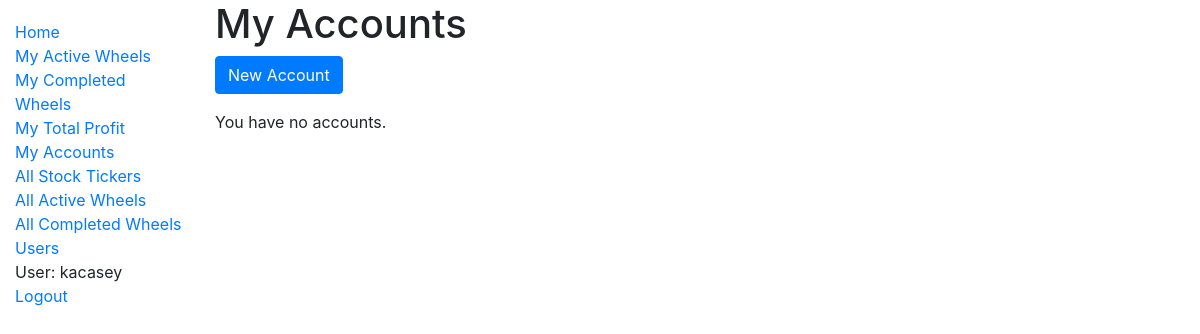
Page /catalog/my_accounts/ (signed in) on the earlier database version.
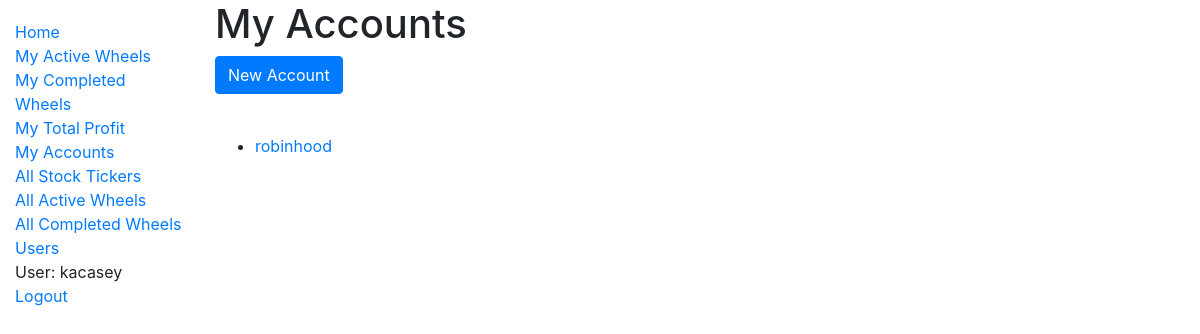
Same page on the later database version.
### catalog/models.py (models this page shows)
class Account(models.Model):
    user = models.ForeignKey(
        settings.AUTH_USER_MODEL,
        on_delete=models.CASCADE,
        db_index=True,
    )
    name = models.CharField(max_length=50, help_text='Enter an account name, like Robinhood.', db_index=True)
    def __str__(self):
        return self.name
    def get_absolute_url(self):
        return reverse('account-detail', args=[str(self.id)])
    class Meta:
        ordering = ["name"]

### catalog/views.py (the view)
# urls.py: path('my_accounts/', views.MyAccountsListView.as_view(), name='my-accounts'),
class MyAccountsListView(LoginRequiredMixin, generic.ListView):
    model = Account
    def get_queryset(self):
        return Account.objects.filter(user=self.request.user)

### catalog/templates/catalog/account_list.html
{% extends "base_generic.html" %}
{% block content %}
  <h1>My Accounts</h1>
  <p><a type="button" class="btn btn-primary" href="{% url 'account-create' %}">New Account</a></p>
  {% if account_list %}
    <br>
    <ul>
      {% for account in account_list %}
        <li>
          <a href="{{ account.get_absolute_url }}">{{ account }}</a>
        </li>
      {% endfor %}
    </ul>
  {% else %}
    <p>You have no accounts.</p>
  {% endif %}
{% endblock %}

Differences in the rows shown:
added Account: name "robinhood"
Other differences:
text no longer shown: "You have no accounts."
